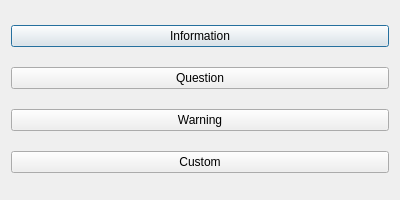
<?xml version="1.0" encoding="UTF-8"?>
<ui version="4.0">
 <class>Dialog</class>
 <widget class="QDialog" name="Dialog">
  <property name="geometry">
   <rect>
    <x>0</x>
    <y>0</y>
    <width>400</width>
    <height>200</height>
   </rect>
  </property>
  <property name="windowTitle">
   <string>Dialog</string>
  </property>
  <layout class="QVBoxLayout" name="verticalLayout">
   <item>
    <widget class="QPushButton" name="pushButton">
     <property name="text">
      <string>Information</string>
     </property>
    </widget>
   </item>
   <item>
    <widget class="QPushButton" name="pushButton_2">
     <property name="text">
      <string>Question</string>
     </property>
    </widget>
   </item>
   <item>
    <widget class="QPushButton" name="pushButton_3">
     <property name="text">
      <string>Warning</string>
     </property>
    </widget>
   </item>
   <item>
    <widget class="QPushButton" name="pushButton_4">
     <property name="text">
      <string>Custom</string>
     </property>
    </widget>
   </item>
  </layout>
 </widget>
 <resources/>
 <connections/>
</ui>
